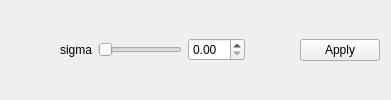
         <widget class="QWidget" name="tab_5">
          <attribute name="title">
           <string>5</string>
          </attribute>
          <layout class="QHBoxLayout" name="horizontalLayout_11">
           <item>
            <widget class="QWidget" name="widget_6" native="true">
             <layout class="QHBoxLayout" name="horizontalLayout_10">
              <item>
               <spacer name="horizontalSpacer_43">
                <property name="orientation">
                 <enum>Qt::Horizontal</enum>
                </property>
                <property name="sizeHint" stdset="0">
                 <size>
                  <width>40</width>
                  <height>20</height>
                 </size>
                </property>
               </spacer>
              </item>
              <item>
               <widget class="QLabel" name="label_2">
                <property name="text">
                 <string>sigma</string>
                </property>
                <property name="alignment">
                 <set>Qt::AlignCenter</set>
                </property>
               </widget>
              </item>
              <item>
               <widget class="QSlider" name="radial_sigma_slider">
                <property name="sizePolicy">
                 <sizepolicy hsizetype="Expanding" vsizetype="Fixed">
                  <horstretch>100</horstretch>
                  <verstretch>0</verstretch>
                 </sizepolicy>
                </property>
                <property name="accessibleName">
                 <string>radial_sigma</string>
                </property>
                <property name="orientation">
                 <enum>Qt::Horizontal</enum>
                </property>
               </widget>
              </item>
              <item>
               <widget class="QDoubleSpinBox" name="radial_sigma_spinbox">
                <property name="accessibleName">
                 <string>radial_sigma</string>
                </property>
               </widget>
              </item>
              <item>
               <spacer name="horizontalSpacer_44">
                <property name="orientation">
                 <enum>Qt::Horizontal</enum>
                </property>
                <property name="sizeHint" stdset="0">
                 <size>
                  <width>40</width>
                  <height>20</height>
                 </size>
                </property>
               </spacer>
              </item>
             </layout>
            </widget>
           </item>
           <item>
            <widget class="QPushButton" name="radial_apply_button">
             <property name="toolTip">
              <string>&lt;html&gt;&lt;head/&gt;&lt;body&gt;&lt;p&gt;Apply this effect permanently! You can click undo button to roll back to the previous state.&lt;/p&gt;&lt;/body&gt;&lt;/html&gt;</string>
             </property>
             <property name="accessibleName">
              <string>tab_button</string>
             </property>
             <property name="text">
              <string>Apply</string>
             </property>
            </widget>
           </item>
          </layout>
         </widget>
